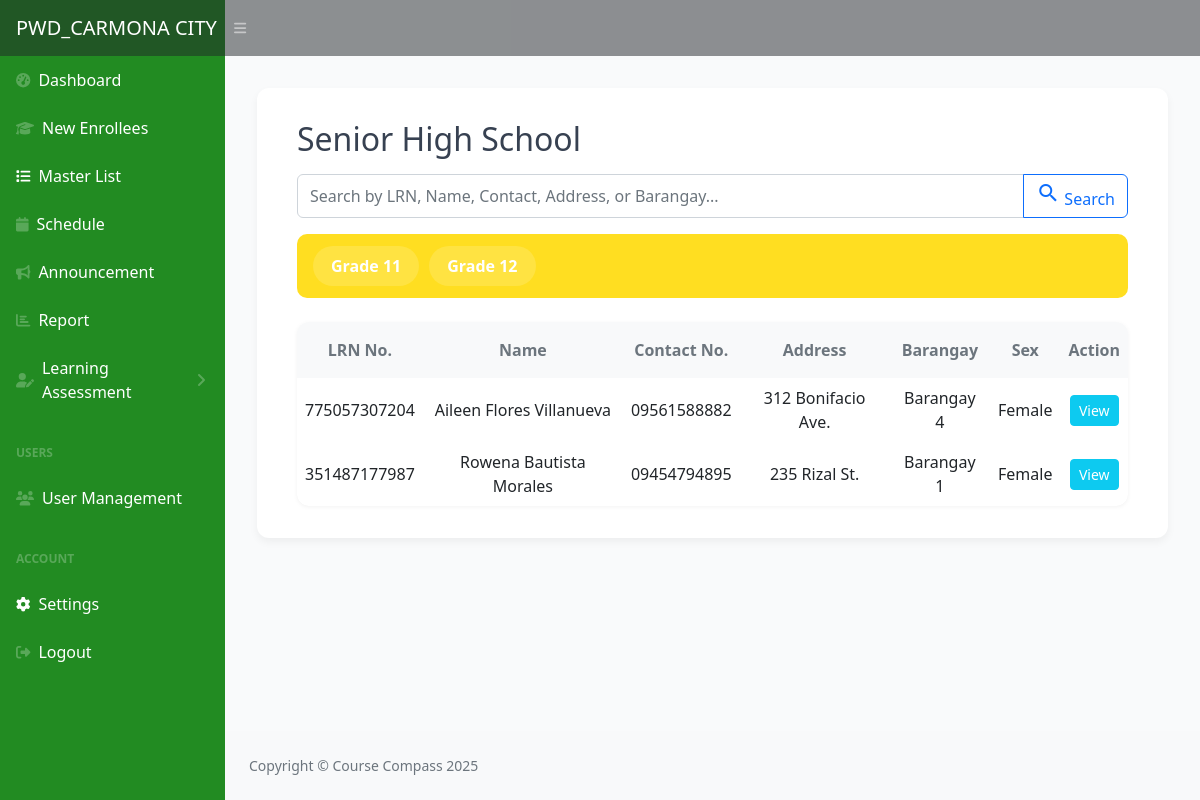
The app's page /dashboard/ls/senior/sh.php (signed in) with its own data.
### tables this page shows
CREATE TABLE `enrollees` (
  `enrollee_id` int(11) NOT NULL,
  `lrn_no` varchar(50) NOT NULL,
  `application_date` date DEFAULT NULL,
  `pwd_id` varchar(50) DEFAULT NULL,
  `last_name` varchar(100) NOT NULL,
  `first_name` varchar(100) NOT NULL,
  `middle_name` varchar(100) DEFAULT NULL,
  `age` int(11) DEFAULT NULL,
  `birthday` date DEFAULT NULL,
  `sex` varchar(20) DEFAULT NULL,
  `disability_type` varchar(255) DEFAULT NULL,
  `disability_cause` varchar(100) DEFAULT NULL,
  `specific_disability` varchar(255) DEFAULT NULL,
  `civil_status` varchar(50) DEFAULT NULL,
  `address` varchar(255) DEFAULT NULL,
  `barangay` varchar(100) DEFAULT NULL,
  `contact_no` varchar(50) DEFAULT NULL,
  `educational_attainment` varchar(100) DEFAULT NULL,
  `employment_status` varchar(100) DEFAULT NULL,
  `employment_category` varchar(100) DEFAULT NULL,
  `employment_nature` varchar(100) DEFAULT NULL,
  `occupation` varchar(100) DEFAULT NULL,
  `father_name` varchar(255) DEFAULT NULL,
  `mother_name` varchar(255) DEFAULT NULL,
  `parent_status` varchar(100) DEFAULT NULL,
  `siblings_count` int(11) DEFAULT NULL,
  `working_family_members` int(11) DEFAULT NULL,
  `monthly_income_head` decimal(10,2) DEFAULT NULL,
  `total_family_income` decimal(10,2) DEFAULT NULL,
  `family_type` varchar(100) DEFAULT NULL,
  `comelec_registered` varchar(10) DEFAULT NULL,
  `four_ps_member` varchar(10) DEFAULT NULL,
  `covid_vaccinated` varchar(10) DEFAULT NULL,
  `guardian_name` varchar(255) DEFAULT NULL,
  `guardian_contact` varchar(50) DEFAULT NULL,
  `house_tagging` varchar(100) DEFAULT NULL,
  `teacher_name` varchar(255) DEFAULT NULL,
  `photo` longblob DEFAULT NULL,
  `created_at` timestamp NOT NULL DEFAULT current_timestamp(),
  `previous_level` varchar(100) DEFAULT NULL
);

### dashboard/ls/senior/sh.php (the view, shortened to what this page needs)
<?php
include '../../../php/ConnectToDb.php';
$itemsPerPage = 10;
$currentPage = isset($_GET['page']) ? max(1, intval($_GET['page'])) : 1;
$gradeFilter = isset($_GET['grade']) ? trim($_GET['grade']) : '';
$searchTerm = '';
$conditions = [];
$conditions[] = "educational_attainment = 'SENIOR HIGH SCHOOL'";
$validGrades = ['Grade 11', 'Grade 12'];
$whereClause = 'WHERE ' . implode(' AND ', $conditions);
$countRow = mysqli_fetch_assoc(mysqli_query($conn, "SELECT COUNT(*) as total FROM enrollees $whereClause"));
$totalItems = $countRow['total'];
$totalPages = ceil($totalItems / $itemsPerPage);
$currentPage = min($currentPage, max(1, $totalPages));
$offset = ($currentPage - 1) * $itemsPerPage;
$all_enrollees = [];
$result = mysqli_query($conn, "SELECT * FROM enrollees $whereClause ORDER BY enrollee_id DESC LIMIT $itemsPerPage OFFSET $offset");
while ($row = mysqli_fetch_assoc($result)) $all_enrollees[] = $row;
?>
<!DOCTYPE html>
<html lang="en">
<head>
  <link href="https://cdn.jsdelivr.net/npm/bootstrap@5.3.0/dist/css/bootstrap.min.css" rel="stylesheet" />
  <link href="../../css/styles.css" rel="stylesheet" />
  <link href="../../css/user.css" rel="stylesheet" />
</head>
<body class="sb-nav-fixed">
  <nav class="sb-topnav navbar navbar-expand navbar-dark bg-dark">
    <a class="navbar-brand ps-3" href="">PWD_CARMONA CITY</a>
    <button class="btn btn-link btn-sm order-1 order-lg-0 me-4 me-lg-0" id="sidebarToggle" href="#!"><i class="fas fa-bars"></i></button>
  </nav>
  <div id="layoutSidenav">
    <div id="layoutSidenav_nav">
      <nav class="sb-sidenav accordion sb-sidenav-dark" id="sidenavAccordion">
        <div class="sb-sidenav-menu">
          <div class="nav">
            <a class="nav-link" href="../../index.php">
              <div class="sb-nav-link-icon"><i class="fas fa-tachometer-alt"></i></div>Dashboard
            </a>
            <?php if ($_SESSION['role'] != 2): ?>
              <a class="nav-link" href="../../new.php">
                <div class="sb-nav-link-icon"><i class="fa fa-graduation-cap"></i></div>New Enrollees
              </a>
            <?php endif; ?>
            <a class="nav-link active" href="../../masterlist.php">
              <div class="sb-nav-link-icon"><i class="fa fa-list"></i></div>Master List
            </a>
            <?php if ($_SESSION['role'] != 2): ?>
              <a class="nav-link" href="../../schedule.php">
                <div class="sb-nav-link-icon"><i class="fa fa-calendar"></i></div>Schedule
              </a>
              <a class="nav-link" href="../../announcement.php">
                <div class="sb-nav-link-icon"><i class="fa fa-bullhorn"></i></div>Announcement
              </a>
            <?php endif; ?>
            <a class="nav-link" href="../../report.php">
              <div class="sb-nav-link-icon"><i class="fa fa-bar-chart"></i></div>Report
            </a>
            <?php if ($_SESSION['role'] != 2): ?>
              <a class="nav-link collapsed" href="#" data-bs-toggle="collapse" data-bs-target="#collapseEdit" aria-expanded="false" aria-controls="collapseEdit">
                <div class="sb-nav-link-icon"><i class="fas fa-user-edit"></i></div>Learning Assessment
                <div class="sb-sidenav-collapse-arrow"><i class="fas fa-angle-down"></i></div>
              </a>
              <div class="sb-sidenav-menu-heading">Users</div>
              <a class="nav-link" href="../../user.php">
                <div class="sb-nav-link-icon"><i class="fas fa-users"></i></div>User Management
              </a>
            <?php endif; ?>
            <div class="sb-sidenav-menu-heading">Account</div>
            <a class="nav-link active" href="../../settings.php">
              <div class="sb-nav-link-icon"><i class="fas fa-cog"></i></div>
              Settings
            </a>
            <a class="nav-link" href="../../../php/logout.php?id=<?php echo $_SESSION['user_id']; ?>&role=<?php echo $_SESSION['role']; ?>">
              <div class="sb-nav-link-icon"><i class="fas fa-sign-out-alt"></i></div>
              Logout
            </a>
          </div>
        </div>
      </nav>
    </div>
    <div id="layoutSidenav_content">
      <main>
        <section class="admin-panel" aria-label="Senior High School panel">
          <div class="d-flex align-items-center mb-3">
            <h2 class="m-0">Senior High School</h2>
          </div>
          <form method="GET" class="mb-3">
            <div class="input-group">
              <input
                type="text"
                name="search"
                class="form-control"
                placeholder="Search by LRN, Name, Contact, Address, or Barangay..."
                value="<?= htmlspecialchars($searchTerm) ?>"
                aria-label="Search enrollees">
              <button class="btn btn-outline-primary" type="submit">
                <i class="material-icons">search</i> Search
              </button>
            </div>
          </form>
          <div class="grade-nav-wrapper mb-3">
            <ul class="nav grade-nav flex-nowrap">
              <?php foreach ($validGrades as $grade):
                $isActive = ($gradeFilter === $grade);
                $href = '?grade=' . urlencode($grade) . (!empty($searchTerm) ? '&search=' . urlencode($searchTerm) : '');
                $clearHref = 'sh.php' . (!empty($searchTerm) ? '?search=' . urlencode($searchTerm) : '');
              ?>
                <li class="nav-item">
                  <a class="nav-link <?= $isActive ? 'active' : '' ?>"
                    href="<?= $isActive ? $clearHref : $href ?>">
                    <?= htmlspecialchars($grade) ?>
                  </a>
                </li>
              <?php endforeach; ?>
            </ul>
          </div>
          <div class="table-responsive">
            <table class="table table-hover table-borderless shadow-sm mb-0 custom-table">
              <thead class="bg-light text-center">
                <tr>
                  <th scope="col" class="text-muted py-3">LRN No.</th>
                  <th scope="col" class="text-muted py-3">Name</th>
                  <th scope="col" class="text-muted py-3">Contact No.</th>
                  <th scope="col" class="text-muted py-3">Address</th>
                  <th scope="col" class="text-muted py-3">Barangay</th>
                  <th scope="col" class="text-muted py-3">Sex</th>
                  <th scope="col" class="text-muted py-3 text-center">Action</th>
                </tr>
              </thead>
              <tbody class="text-center">
                <?php if (count($all_enrollees) > 0): ?>
                  <?php foreach ($all_enrollees as $row): ?>
                    <tr>
                      <td class="align-middle"><?= htmlspecialchars($row['lrn_no']) ?></td>
                      <td class="align-middle"><?= htmlspecialchars($row['first_name'] . ' ' . $row['middle_name'] . ' ' . $row['last_name']) ?></td>
                      <td class="align-middle"><?= htmlspecialchars($row['contact_no']) ?></td>
                      <td class="align-middle"><?= htmlspecialchars($row['address']) ?></td>
                      <td class="align-middle"><?= htmlspecialchars($row['barangay']) ?></td>
                      <td class="align-middle"><?= htmlspecialchars($row['sex']) ?></td>
                      <td class="align-middle">
                        <button class="btn btn-info btn-sm text-white" data-bs-toggle="modal" data-bs-target="#viewModal<?= $row['enrollee_id'] ?>">
                          View
                        </button>
                      </td>
                    </tr>
                  <?php endforeach; ?>
                <?php endif; ?>
              </tbody>
            </table>
          </div>
        </section>
      </main>
      <footer class="py-4 bg-light mt-auto">
        <div class="container-fluid px-4">
          <div class="d-flex align-items-center justify-content-between small">
            <div class="text-muted">Copyright &copy; Course Compass 2025</div>
          </div>
        </div>
      </footer>
    </div>
  </div>
</body>
</html>

### dashboard/css/user.css (style rules this page uses)
body { background-color: #f9fafb; font-family: "Segoe UI", Tahoma, Geneva, Verdana, sans-serif; color: #374151; }
.admin-panel { background-color: #ffffff; border-radius: 0.75rem; box-shadow: 0 4px 8px rgb(0 0 0 / 0.05); padding: 2rem 2.5rem; margin: 2rem; }
.custom-table { width: 100%; }
.table-responsive { margin-top: 1.5rem; border-radius: 0.75rem; box-shadow: 0 1px 4px rgb(0 0 0 / 0.05); overflow: hidden; }
table { border-radius: 0.75rem; }

### dashboard/ls/senior/sh.php (style rules this page uses)
.grade-nav-wrapper { background: #FFDE21; padding: 12px 16px; border-radius: 10px; overflow-x: auto; }
.grade-nav { gap: 10px; }
.grade-nav .nav-link { color: #fff; background: rgba(255, 255, 255, 0.15); border-radius: 30px; padding: 8px 18px; font-weight: 600; white-space: nowrap; transition: all 0.3s ease; }

### records on screen
enrollees: lrn_no "775057307204", first_name+middle_name+last_name "Aileen Flores Villanueva", contact_no "09561588882", address "312 Bonifacio Ave.", barangay "Barangay 4", sex "Female"
enrollees: lrn_no "351487177987", first_name+middle_name+last_name "Rowena Bautista Morales", contact_no "09454794895", address "235 Rizal St.", barangay "Barangay 1", sex "Female"

### other values on screen
$grade "Grade 11"
$grade "Grade 12"
